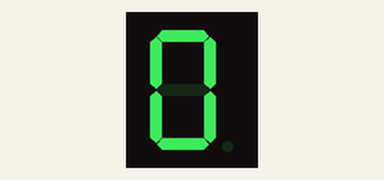
The sketch below on a simulated Arduino Uno, built with avr-gcc and run on an emulated ATmega328P. Parts: 1-digit seven-segment display. Wiring (inferred from the names in the program): 1-digit 7-segment display, segments lit when LOW: segments pin 2, pin 3, pin 4, pin 5, pin 6, pin 7, pin 8. The segment pins are drawn as the display they are named for.

Above: at 0.1 s.
At 2.1 s:
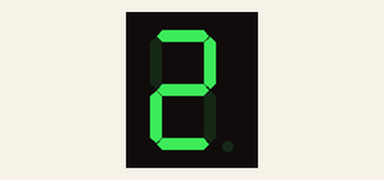
At 4.1 s:
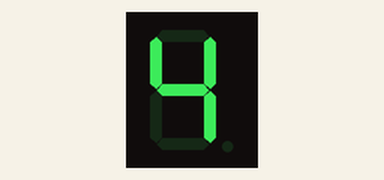
At 9.1 s:
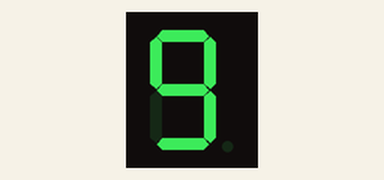
At 14.1 s:
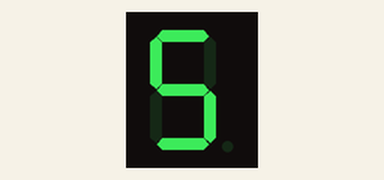
At 20.1 s:
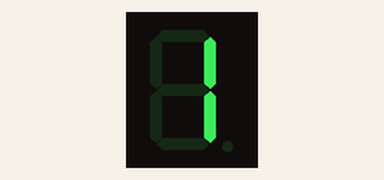

Measured:
- by itself, everything shown: repeats every 19.0 s, in 18 steps
- what the display in image 1 shows lasts 1.0 s, from 2.0 s to 3.0 s
- what the display in image 3 shows lasts 2.0 s, from 9.0 s to 11.0 s

The sketch:

SevenSegmentWithFunction.ino
```cpp
  int pinA = 2;
  int pinB = 3;
  int pinC = 4;
  int pinD = 5;
  int pinE = 6;
  int pinF = 7;
  int pinG = 8;
  int a;

 void setup()
{
        Serial.begin(9600);
        pinMode(pinA, OUTPUT);
        pinMode(pinB, OUTPUT);
        pinMode(pinC, OUTPUT);
        pinMode(pinD, OUTPUT);
        pinMode(pinE, OUTPUT);
        pinMode(pinF, OUTPUT);
        pinMode(pinG, OUTPUT);
}
   void segement()
            {
            switch(a)
                    {
              case 0:
                    digitalWrite(pinA, LOW);
                    digitalWrite(pinB, LOW);
                    digitalWrite(pinC, LOW);
                    digitalWrite(pinD, LOW);
                    digitalWrite(pinE, LOW);
                    digitalWrite(pinF, LOW);
                    digitalWrite(pinG, HIGH);
                    delay(1000);
                    break;
             case 1:
                    digitalWrite(pinA, HIGH);
                    digitalWrite(pinB, LOW);
                    digitalWrite(pinC, LOW);
                    digitalWrite(pinD, HIGH);
                    digitalWrite(pinE, HIGH);
                    digitalWrite(pinF, HIGH);
                    digitalWrite(pinG, HIGH);
                    delay(1000);
                    break;
             case 2:
                    digitalWrite(pinA, LOW);
                    digitalWrite(pinB, LOW);
                    digitalWrite(pinC, HIGH);
                    digitalWrite(pinD, LOW);
                    digitalWrite(pinE, LOW);
                    digitalWrite(pinF, HIGH);
                    digitalWrite(pinG, LOW);
                    delay(1000);
                    break;

             case 3:
                    digitalWrite(pinA, LOW);
                    digitalWrite(pinB, LOW);
                    digitalWrite(pinC, LOW);
                    digitalWrite(pinD, LOW);
                    digitalWrite(pinE, HIGH);
                    digitalWrite(pinF, HIGH);
                    digitalWrite(pinG, LOW);
                    delay(1000);
                    break;
             case 4:
                    digitalWrite(pinA, HIGH);
                    digitalWrite(pinB, LOW);
                    digitalWrite(pinC, LOW);
                    digitalWrite(pinD, HIGH);
                    digitalWrite(pinE, HIGH);
                    digitalWrite(pinF, LOW);
                    digitalWrite(pinG, LOW);
                    delay(1000);
                    break;
             case 5:
                    digitalWrite(pinA, LOW);
                    digitalWrite(pinB, HIGH);
                    digitalWrite(pinC, LOW);
                    digitalWrite(pinD, LOW);
                    digitalWrite(pinE, HIGH);
                    digitalWrite(pinF, LOW);
                    digitalWrite(pinG, LOW);
                    delay(1000);
                    break;
             case 6:
                    digitalWrite(pinA, LOW);
                    digitalWrite(pinB, HIGH);
                    digitalWrite(pinC, LOW);
                    digitalWrite(pinD, LOW);
                    digitalWrite(pinE, LOW);
                    digitalWrite(pinF, LOW);
                    digitalWrite(pinG, LOW);
                    delay(1000);
                    break;
              case 7:
                    digitalWrite(pinA, LOW);
                    digitalWrite(pinB, LOW);
                    digitalWrite(pinC, LOW);
                    digitalWrite(pinD, HIGH);
                    digitalWrite(pinE, HIGH);
                    digitalWrite(pinF, HIGH);
                    digitalWrite(pinG, HIGH);
                    delay(1000);
                    break;
              case 8:
                    digitalWrite(pinA, LOW);
                    digitalWrite(pinB, LOW);
                    digitalWrite(pinC, LOW);
                    digitalWrite(pinD, LOW);
                    digitalWrite(pinE, LOW);
                    digitalWrite(pinF, LOW);
                    digitalWrite(pinG, LOW);
                    delay(1000);
                    break;
             case 9:
                    digitalWrite(pinA, LOW);
                    digitalWrite(pinB, LOW);
                    digitalWrite(pinC, LOW);
                    digitalWrite(pinD, LOW);
                    digitalWrite(pinE, HIGH);
                    digitalWrite(pinF, LOW);
                    digitalWrite(pinG, LOW);
                    delay(1000);
                    break;
                    }
           }

void loop()
{
            for(a=0; a<10; a++)
            segement();
            for(a=10; a>0; a--)
            segement();
}
```
